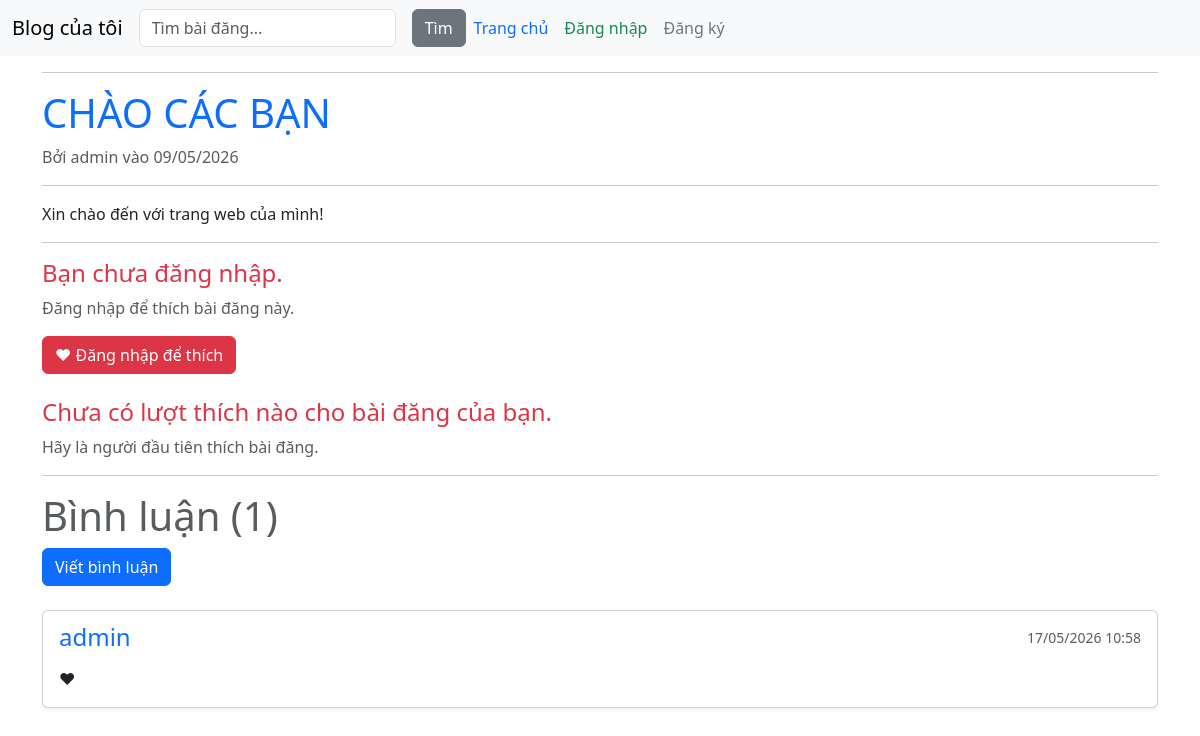
The app's page /post/22 with its own data.
### blog/models.py (models this page shows, shortened)
class Post(models.Model):
    title = models.CharField(max_length=200)
    likes = models.ManyToManyField(User, related_name='blog_posts', blank=True)
    content = models.TextField()
    created_at = models.DateTimeField(auto_now_add=True)
    updated_at = models.DateTimeField(auto_now=True)
    author = models.ForeignKey(User, on_delete=models.CASCADE, default=1)
    def total_likes(self):
        return self.likes.count()

class Comment(models.Model):
    post = models.ForeignKey(Post, related_name="comments", on_delete=models.CASCADE)
    author = models.ForeignKey(User, on_delete=models.CASCADE)
    body = models.TextField(verbose_name="Nội dung bình luận")
    date_added = models.DateTimeField(auto_now_add=True)

### blog/views.py (the view)
# urls.py: path('post/<int:pk>', PostDetailView.as_view(), name="post-detail"),
class PostDetailView(DetailView):
    model = Post
    template_name = 'post_detail.html'
    context_object_name = 'post'

### blog/templates/post_detail.html (shortened to what this page needs)
{% extends "base.html" %}
{% block content %}
    <hr>
    <h1 class="text-uppercase text-primary">{{ post.title }}</h1>
    <article>
        <p class="text-muted">Bởi {{ post.author.username }} vào {{ post.created_at|date:"d/m/Y" }}</p>
        <hr>
        <p>{{ post.content|truncatewords:30 }}</p>
    </article>
    <hr>
    <div>
        <form action="{% url 'like-post' post.pk %}">
            {% if user.is_authenticated %}
                {% if user in post.likes.all %}
                    <button id="like_btn" type="submit" class="btn btn-danger">❤ Bỏ thích</button>
                {% else %}
                    <button id="like_btn" type="submit" class="btn btn-outline-danger">❤ Thích ngay</button>
                {% endif %}
            {% else %}
                    <h4 class="text-danger">Bạn chưa đăng nhập.</h4>
                    <p class="text-muted">Đăng nhập để thích bài đăng này.</p>
                    <a href="{% url 'login' %}" class="btn btn-danger">❤ Đăng nhập để thích</a>
            {% endif %}
        </form>
        <span class="ms-3 text-muted">
            {% if post.total_likes == 0 %}
                <h4 class="text-danger">Chưa có lượt thích nào cho bài đăng của bạn.</h4>
                <p>Hãy là người đầu tiên thích bài đăng.</p>
            {% else %}
                <h4 class="text-success">{{ post.total_likes }} lượt thích cho bài đăng của bạn.</h4>
            {% endif %}
        </span>
    </div>
    <hr>
    <h1 class="text-muted">Bình luận ({{ post.comments.count }})</h1>
    <a href="{% url 'add-comment' post.pk %}" class="btn btn-primary">Viết bình luận</a>
    <div class="comments-section">
        {% if not post.comments.all %}
            <h4 class="text-danger">Chưa có bình luận nào.</h4>
            <p class="text-muted">Hãy là người đầu tiên bình luận.</p>
        {% else %}
            {% for comment in post.comments.all %}
                <div class="card mb-3 shadow-sm">
                    <div class="card-body">
                        <div class="d-flex justify-content-between">
                            <h4 class="card-subtitle mb-2 text-primary">
                                {{ comment.author.username }}
                            </h4>
                            <small class="text-muted">{{ comment.date_added|date:"d/m/Y H:i"}}</small>
                        </div>
                        <p class="card-text mt-2">{{ comment.body }}</p>
                    </div>
                </div>
            {% endfor %}
        {% endif %}
    </div>
{% endblock %}

### records on screen
Post: title "CHÀO CÁC BẠN", author.username "admin", created_at "09/05/2026", content "Xin chào đến với trang web của mình!", comments.count "1"
Comment: author.username "admin", date_added "17/05/2026 10:58", body "❤"
